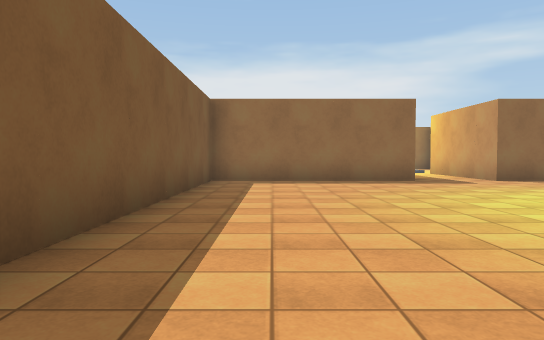
View 1 (above)

15 first-person views from a walk through a Unity game level. The camera is 1.2 m above the floor, tilts 2° down and sees 70° across. The floor is counted in squares, 2 m on a side. Each view is taken from the middle of a square. On the plan, view 1 faces up. The plan holds only what a view shows up to about 11 squares ahead; the rest is blank. The player character is not drawn. Some surface patterns are stand-ins.

View 2
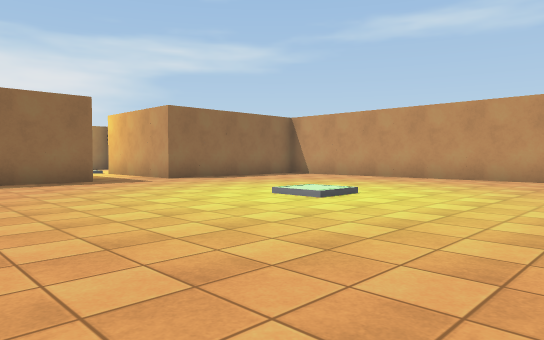

View 3
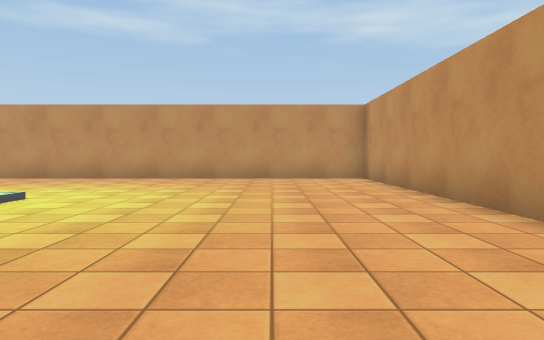

View 4
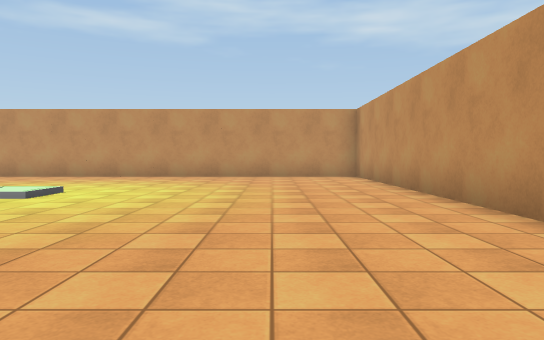

View 5
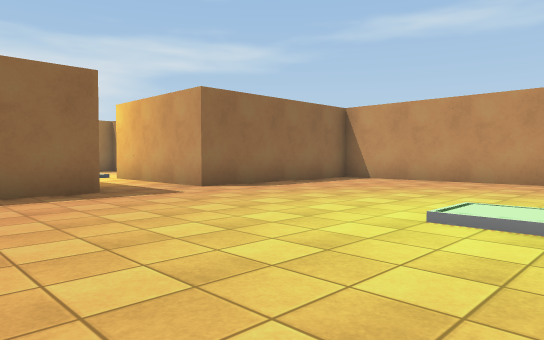

View 6
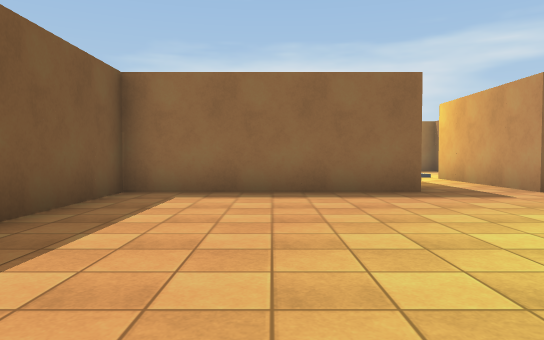

View 7
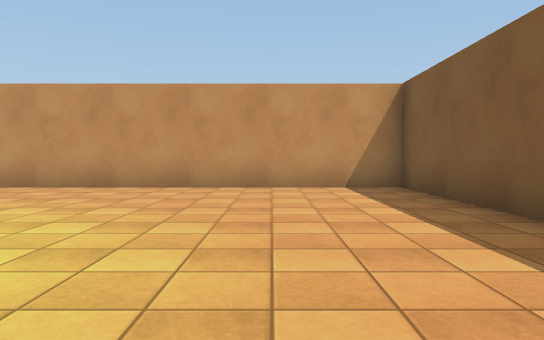

View 8
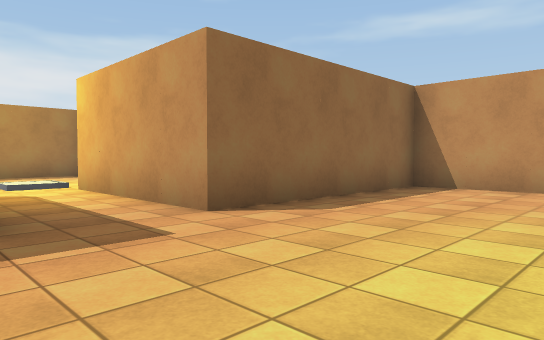

View 9
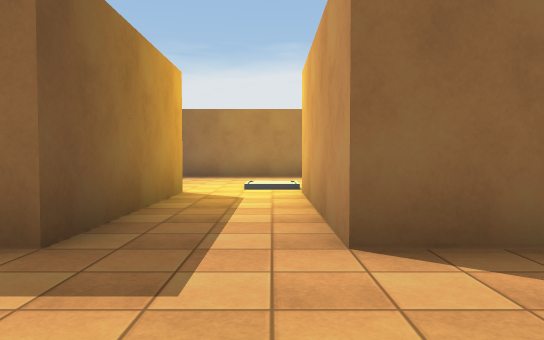

View 10
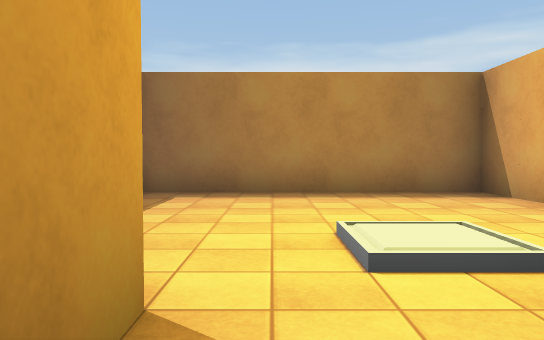

View 11
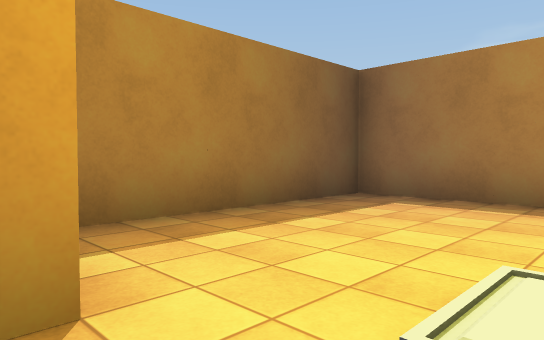

View 12
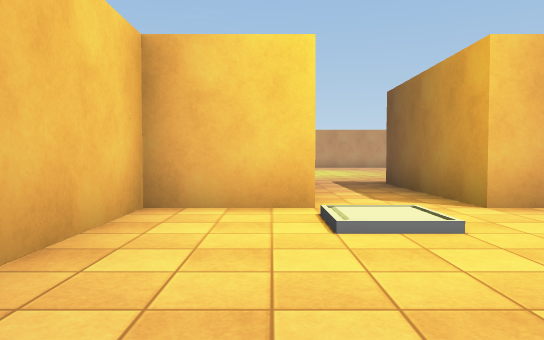

View 13
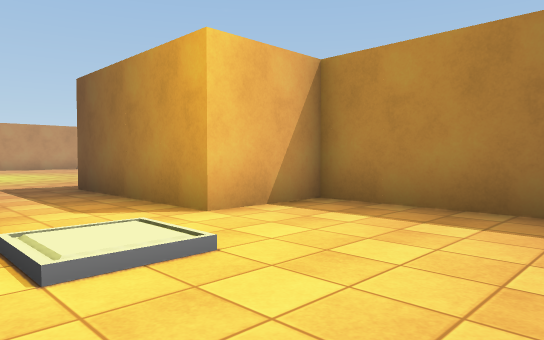

View 14
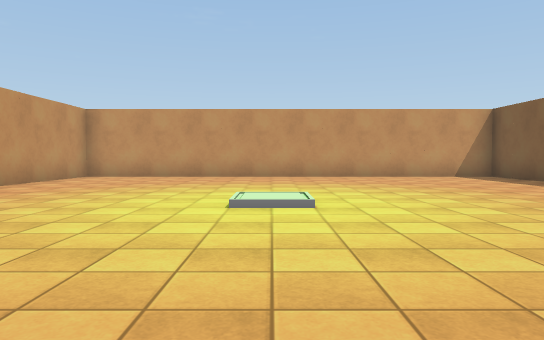

View 15
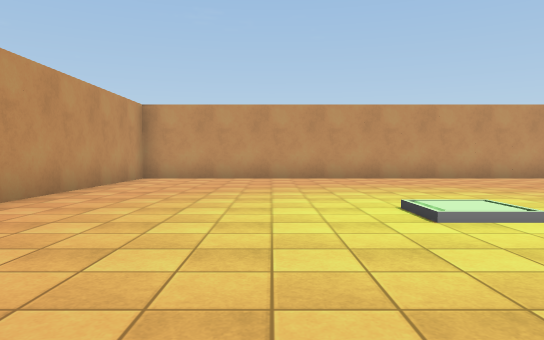

### Floor plan
Points are (right, up) in squares from view 1. A wall is a line through its corners. A room is listed if a view was taken in it or the views show most of it. See-through windows are left out.
Room 1 (views 1, 2, 3, 4, 5, 6, 7, 8, 9, 10, 11, 14, 15)
walls: (3.5, 13.5) (3.5, 9.5) (-1.5, 9.5) (-1.5, -2.5) (10.5, -2.5) (10.5, 9.5) (5.5, 9.5) (5.5, 13.5)
ways out: opening at (4.5, 13.5) to room 2
objects: other object (5, 4); other object (5, 14)
Room 2 (views 12, 13)
walls: (5.5, 13.5) (7.5, 13.5) (7.5, 18.5) (1.5, 18.5) (1.5, 13.5) (3.5, 13.5)
ways out: opening at (4.5, 13.5) to room 1

Positions as (right, up) in squares from view 1, and headings:
1: (0, 0), facing up
2: (0, 0), facing up-right
3: (0, 0), facing right
4: (-1, 0), facing right
5: (1, 3), facing up-right
6: (1, 3), facing up
7: (1, 5), facing down
8: (3, 6), facing up-right
9: (5, 7), facing up
10: (4, 12), facing up
11: (5, 13), facing up-left
12: (6, 18), facing down
13: (6, 17), facing down-left
14: (5, 9), facing down
15: (7, 8), facing down
